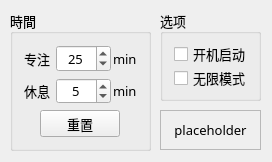
<?xml version="1.0" encoding="UTF-8"?>
<ui version="4.0">
 <class>Tomato</class>
 <widget class="QDialog" name="Tomato">
  <property name="geometry">
   <rect>
    <x>0</x>
    <y>0</y>
    <width>272</width>
    <height>162</height>
   </rect>
  </property>
  <property name="font">
   <font>
    <family>微软雅黑 Light</family>
    <pointsize>10</pointsize>
    <weight>50</weight>
    <bold>false</bold>
   </font>
  </property>
  <property name="windowTitle">
   <string>Tomato</string>
  </property>
  <widget class="QGroupBox" name="groupBox">
   <property name="geometry">
    <rect>
     <x>10</x>
     <y>10</y>
     <width>141</width>
     <height>141</height>
    </rect>
   </property>
   <property name="title">
    <string>時間</string>
   </property>
   <layout class="QGridLayout" name="gridLayout">
    <item row="0" column="2">
     <widget class="QLabel" name="label_3">
      <property name="text">
       <string>min</string>
      </property>
     </widget>
    </item>
    <item row="0" column="0">
     <widget class="QLabel" name="label">
      <property name="text">
       <string>专注</string>
      </property>
     </widget>
    </item>
    <item row="2" column="0">
     <widget class="QLabel" name="label_2">
      <property name="text">
       <string>休息</string>
      </property>
     </widget>
    </item>
    <item row="2" column="2">
     <widget class="QLabel" name="label_4">
      <property name="text">
       <string>min</string>
      </property>
     </widget>
    </item>
    <item row="3" column="0" colspan="3">
     <layout class="QHBoxLayout" name="horizontalLayout">
      <item>
       <spacer name="horizontalSpacer">
        <property name="orientation">
         <enum>Qt::Horizontal</enum>
        </property>
        <property name="sizeHint" stdset="0">
         <size>
          <width>40</width>
          <height>20</height>
         </size>
        </property>
       </spacer>
      </item>
      <item>
       <widget class="QPushButton" name="buttonReset">
        <property name="focusPolicy">
         <enum>Qt::NoFocus</enum>
        </property>
        <property name="text">
         <string>重置</string>
        </property>
       </widget>
      </item>
      <item>
       <spacer name="horizontalSpacer_2">
        <property name="orientation">
         <enum>Qt::Horizontal</enum>
        </property>
        <property name="sizeHint" stdset="0">
         <size>
          <width>40</width>
          <height>20</height>
         </size>
        </property>
       </spacer>
      </item>
     </layout>
    </item>
    <item row="0" column="1">
     <widget class="QSpinBox" name="spinFocus">
      <property name="minimumSize">
       <size>
        <width>55</width>
        <height>0</height>
       </size>
      </property>
      <property name="focusPolicy">
       <enum>Qt::WheelFocus</enum>
      </property>
      <property name="alignment">
       <set>Qt::AlignCenter</set>
      </property>
      <property name="readOnly">
       <bool>false</bool>
      </property>
      <property name="keyboardTracking">
       <bool>true</bool>
      </property>
      <property name="maximum">
       <number>60</number>
      </property>
      <property name="singleStep">
       <number>5</number>
      </property>
      <property name="value">
       <number>25</number>
      </property>
     </widget>
    </item>
    <item row="2" column="1">
     <widget class="QSpinBox" name="spinRest">
      <property name="minimumSize">
       <size>
        <width>55</width>
        <height>0</height>
       </size>
      </property>
      <property name="alignment">
       <set>Qt::AlignCenter</set>
      </property>
      <property name="readOnly">
       <bool>false</bool>
      </property>
      <property name="maximum">
       <number>15</number>
      </property>
      <property name="singleStep">
       <number>5</number>
      </property>
      <property name="value">
       <number>5</number>
      </property>
     </widget>
    </item>
   </layout>
  </widget>
  <widget class="QGroupBox" name="groupBox_2">
   <property name="geometry">
    <rect>
     <x>160</x>
     <y>10</y>
     <width>101</width>
     <height>91</height>
    </rect>
   </property>
   <property name="title">
    <string>选项</string>
   </property>
   <layout class="QVBoxLayout" name="verticalLayout">
    <item>
     <widget class="QCheckBox" name="checkStartup">
      <property name="focusPolicy">
       <enum>Qt::TabFocus</enum>
      </property>
      <property name="text">
       <string>开机启动</string>
      </property>
     </widget>
    </item>
    <item>
     <widget class="QCheckBox" name="checkInfinity">
      <property name="focusPolicy">
       <enum>Qt::TabFocus</enum>
      </property>
      <property name="text">
       <string>无限模式</string>
      </property>
      <property name="tristate">
       <bool>false</bool>
      </property>
     </widget>
    </item>
   </layout>
  </widget>
  <widget class="QLabel" name="label_5">
   <property name="geometry">
    <rect>
     <x>160</x>
     <y>110</y>
     <width>101</width>
     <height>40</height>
    </rect>
   </property>
   <property name="frameShape">
    <enum>QFrame::StyledPanel</enum>
   </property>
   <property name="frameShadow">
    <enum>QFrame::Plain</enum>
   </property>
   <property name="text">
    <string>placeholder</string>
   </property>
   <property name="alignment">
    <set>Qt::AlignCenter</set>
   </property>
  </widget>
 </widget>
 <layoutdefault spacing="6" margin="11"/>
 <resources/>
 <connections/>
</ui>
